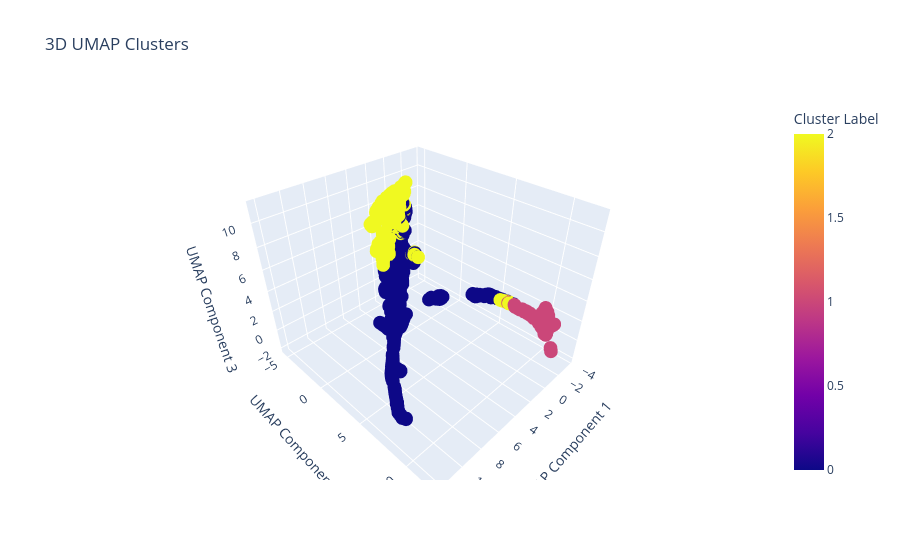

The notebook cell saved with this chart:
### Code cell
plot_umap_clusters_interactive(data[data.columns[:28]], data['Majority Voting Label'], 3)

### Figure 1 — Plotly figure (JSON) as saved in the notebook; plotly's stock layout.template omitted (floating-point values rounded to 4 significant figures; data arrays with more than 128 entries replaced by an {"elided": "..."} marker saying what was removed)
{"data": [{"hovertemplate": "x=%{x}<br>y=%{y}<br>z=%{z}<br>Cluster Label=%{marker.color}<extra></extra>", "legendgroup": "", "marker": {"color": {"elided": "2118 int values"}, "coloraxis": "coloraxis", "symbol": "circle"}, "mode": "markers", "name": "", "scene": "scene", "showlegend": false, "type": "scatter3d", "x": {"elided": "2118 float values"}, "y": {"elided": "2118 float values"}, "z": {"elided": "2118 float values"}}], "layout": {"coloraxis": {"colorbar": {"title": {"text": "Cluster Label"}}, "colorscale": [[0, "#0d0887"], [0.1111, "#46039f"], [0.2222, "#7201a8"], [0.3333, "#9c179e"], [0.4444, "#bd3786"], [0.5556, "#d8576b"], [0.6667, "#ed7953"], [0.7778, "#fb9f3a"], [0.8889, "#fdca26"], [1, "#f0f921"]]}, "legend": {"tracegroupgap": 0}, "scene": {"domain": {"x": [0, 1], "y": [0, 1]}, "xaxis": {"title": {"text": "UMAP Component 1"}}, "yaxis": {"title": {"text": "UMAP Component 2"}}, "zaxis": {"title": {"text": "UMAP Component 3"}}}, "title": {"text": "3D UMAP Clusters"}}}
